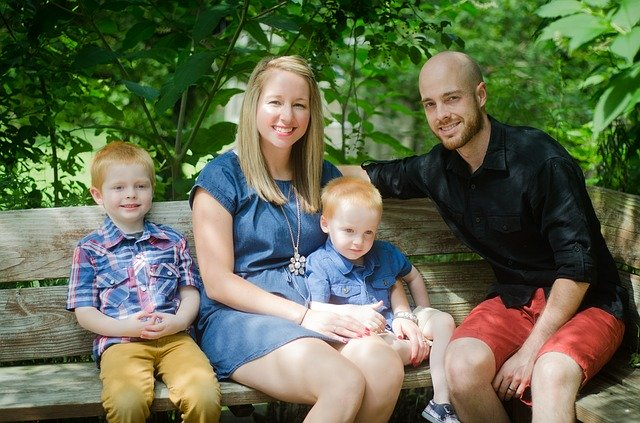
#> input picture data/family-1016311_640.jpg, 640 x 423 px
$ python join_images.py
#> lines starting #> are read from the running program, lines starting #| are printed output that depends on the picture
import cv2
import numpy as np

img = cv2.imread("data/family-1016311_640.jpg")
#> img is the input picture: shape (423, 640, 3); mean B, G, R 79.7, 106.8, 98.8

imgHor = np.hstack((img, img))  # these are numpy functions not opencv
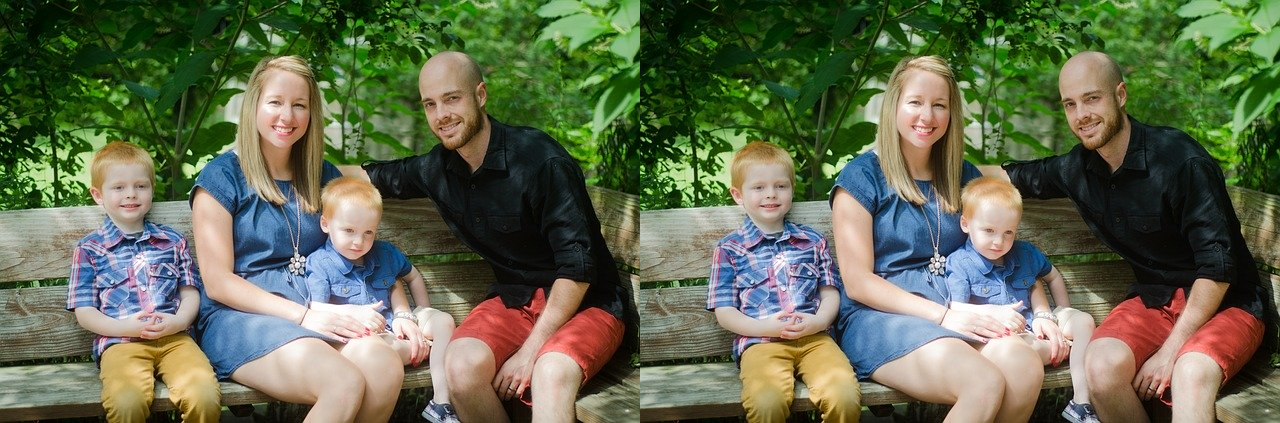
#> imgHor: shape (423, 1280, 3); mean B, G, R 79.7, 106.8, 98.8
imgVert = np.vstack((img, img))
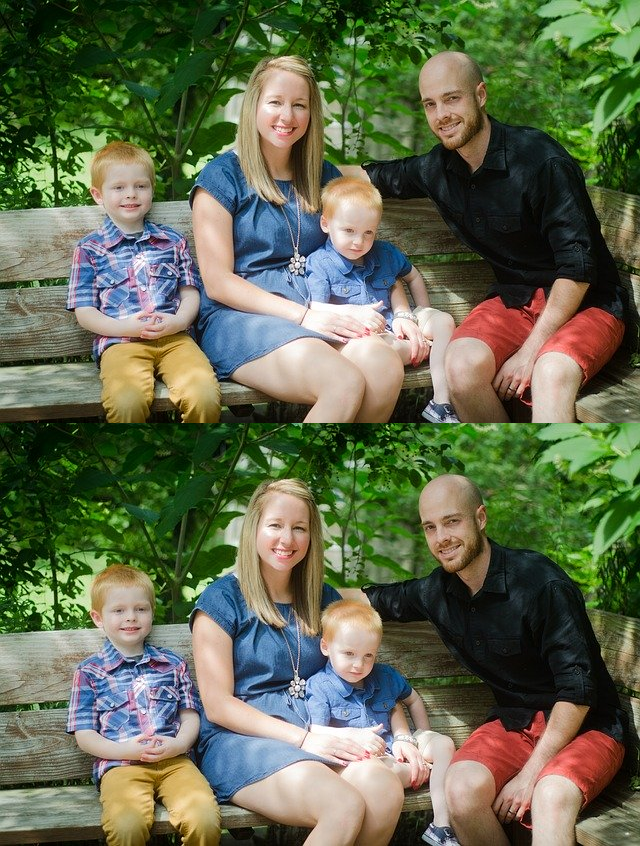
#> imgVert: shape (846, 640, 3); mean B, G, R 79.7, 106.8, 98.8

# this will not work if both the images do not have same channel etc

cv2.imshow("horizontal", imgHor)
cv2.imshow("vertical", imgVert)


cv2.waitKey(10000)

# need to add custom function for multiple stacking
